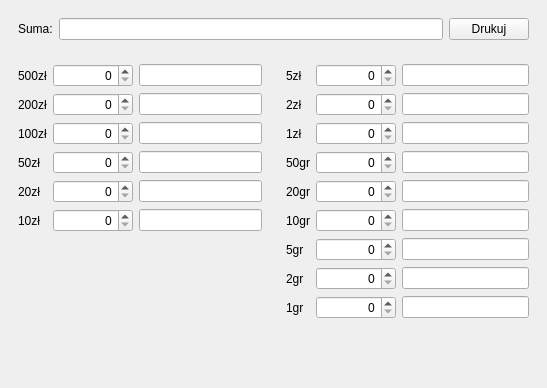
<?xml version="1.0" encoding="UTF-8"?>
<ui version="4.0">
 <class>MainWindow</class>
 <widget class="QMainWindow" name="MainWindow">
  <property name="geometry">
   <rect>
    <x>0</x>
    <y>0</y>
    <width>547</width>
    <height>388</height>
   </rect>
  </property>
  <property name="windowTitle">
   <string>MainWindow</string>
  </property>
  <widget class="QWidget" name="centralwidget">
   <layout class="QGridLayout" name="gridLayout">
    <item row="1" column="0">
     <widget class="QWidget" name="formWidget" native="true">
      <layout class="QGridLayout" name="gridLayout_2">
       <item row="2" column="1">
        <widget class="QSpinBox" name="spinBox_100zl">
         <property name="minimumSize">
          <size>
           <width>80</width>
           <height>0</height>
          </size>
         </property>
         <property name="alignment">
          <set>Qt::AlignRight|Qt::AlignTrailing|Qt::AlignVCenter</set>
         </property>
         <property name="maximum">
          <number>100000</number>
         </property>
        </widget>
       </item>
       <item row="5" column="0">
        <widget class="QLabel" name="label_8">
         <property name="text">
          <string>10zł</string>
         </property>
        </widget>
       </item>
       <item row="0" column="1">
        <widget class="QSpinBox" name="spinBox_500zl">
         <property name="minimumSize">
          <size>
           <width>80</width>
           <height>0</height>
          </size>
         </property>
         <property name="alignment">
          <set>Qt::AlignRight|Qt::AlignTrailing|Qt::AlignVCenter</set>
         </property>
         <property name="maximum">
          <number>100000</number>
         </property>
        </widget>
       </item>
       <item row="2" column="0">
        <widget class="QLabel" name="label_5">
         <property name="text">
          <string>100zł</string>
         </property>
        </widget>
       </item>
       <item row="4" column="1">
        <widget class="QSpinBox" name="spinBox_20zl">
         <property name="minimumSize">
          <size>
           <width>80</width>
           <height>0</height>
          </size>
         </property>
         <property name="alignment">
          <set>Qt::AlignRight|Qt::AlignTrailing|Qt::AlignVCenter</set>
         </property>
         <property name="maximum">
          <number>100000</number>
         </property>
        </widget>
       </item>
       <item row="5" column="1">
        <widget class="QSpinBox" name="spinBox_10zl">
         <property name="minimumSize">
          <size>
           <width>80</width>
           <height>0</height>
          </size>
         </property>
         <property name="alignment">
          <set>Qt::AlignRight|Qt::AlignTrailing|Qt::AlignVCenter</set>
         </property>
         <property name="maximum">
          <number>100000</number>
         </property>
        </widget>
       </item>
       <item row="4" column="0">
        <widget class="QLabel" name="label_6">
         <property name="text">
          <string>20zł</string>
         </property>
        </widget>
       </item>
       <item row="3" column="1">
        <widget class="QSpinBox" name="spinBox_50zl">
         <property name="minimumSize">
          <size>
           <width>80</width>
           <height>0</height>
          </size>
         </property>
         <property name="alignment">
          <set>Qt::AlignRight|Qt::AlignTrailing|Qt::AlignVCenter</set>
         </property>
         <property name="maximum">
          <number>100000</number>
         </property>
        </widget>
       </item>
       <item row="1" column="0">
        <widget class="QLabel" name="label_4">
         <property name="text">
          <string>200zł</string>
         </property>
        </widget>
       </item>
       <item row="6" column="0">
        <spacer name="verticalSpacer_2">
         <property name="orientation">
          <enum>Qt::Vertical</enum>
         </property>
         <property name="sizeHint" stdset="0">
          <size>
           <width>0</width>
           <height>0</height>
          </size>
         </property>
        </spacer>
       </item>
       <item row="0" column="0">
        <widget class="QLabel" name="label_2">
         <property name="text">
          <string>500zł</string>
         </property>
        </widget>
       </item>
       <item row="3" column="0">
        <widget class="QLabel" name="label_7">
         <property name="text">
          <string>50zł</string>
         </property>
        </widget>
       </item>
       <item row="1" column="1">
        <widget class="QSpinBox" name="spinBox_200zl">
         <property name="minimumSize">
          <size>
           <width>80</width>
           <height>0</height>
          </size>
         </property>
         <property name="alignment">
          <set>Qt::AlignRight|Qt::AlignTrailing|Qt::AlignVCenter</set>
         </property>
         <property name="maximum">
          <number>100000</number>
         </property>
        </widget>
       </item>
       <item row="0" column="2">
        <widget class="QLineEdit" name="suma_500zl">
         <property name="focusPolicy">
          <enum>Qt::NoFocus</enum>
         </property>
         <property name="text">
          <string/>
         </property>
         <property name="alignment">
          <set>Qt::AlignRight|Qt::AlignTrailing|Qt::AlignVCenter</set>
         </property>
         <property name="readOnly">
          <bool>true</bool>
         </property>
        </widget>
       </item>
       <item row="1" column="2">
        <widget class="QLineEdit" name="suma_200zl">
         <property name="focusPolicy">
          <enum>Qt::NoFocus</enum>
         </property>
         <property name="alignment">
          <set>Qt::AlignRight|Qt::AlignTrailing|Qt::AlignVCenter</set>
         </property>
         <property name="readOnly">
          <bool>true</bool>
         </property>
        </widget>
       </item>
       <item row="2" column="2">
        <widget class="QLineEdit" name="suma_100zl">
         <property name="focusPolicy">
          <enum>Qt::NoFocus</enum>
         </property>
         <property name="alignment">
          <set>Qt::AlignRight|Qt::AlignTrailing|Qt::AlignVCenter</set>
         </property>
         <property name="readOnly">
          <bool>true</bool>
         </property>
        </widget>
       </item>
       <item row="3" column="2">
        <widget class="QLineEdit" name="suma_50zl">
         <property name="focusPolicy">
          <enum>Qt::NoFocus</enum>
         </property>
         <property name="alignment">
          <set>Qt::AlignRight|Qt::AlignTrailing|Qt::AlignVCenter</set>
         </property>
         <property name="readOnly">
          <bool>true</bool>
         </property>
        </widget>
       </item>
       <item row="4" column="2">
        <widget class="QLineEdit" name="suma_20zl">
         <property name="focusPolicy">
          <enum>Qt::NoFocus</enum>
         </property>
         <property name="alignment">
          <set>Qt::AlignRight|Qt::AlignTrailing|Qt::AlignVCenter</set>
         </property>
         <property name="readOnly">
          <bool>true</bool>
         </property>
        </widget>
       </item>
       <item row="5" column="2">
        <widget class="QLineEdit" name="suma_10zl">
         <property name="focusPolicy">
          <enum>Qt::NoFocus</enum>
         </property>
         <property name="alignment">
          <set>Qt::AlignRight|Qt::AlignTrailing|Qt::AlignVCenter</set>
         </property>
         <property name="readOnly">
          <bool>true</bool>
         </property>
        </widget>
       </item>
      </layout>
     </widget>
    </item>
    <item row="0" column="0" colspan="2" alignment="Qt::AlignTop">
     <widget class="QWidget" name="widget" native="true">
      <property name="sizePolicy">
       <sizepolicy hsizetype="Preferred" vsizetype="Maximum">
        <horstretch>0</horstretch>
        <verstretch>0</verstretch>
       </sizepolicy>
      </property>
      <layout class="QHBoxLayout" name="horizontalLayout">
       <item>
        <widget class="QLabel" name="label">
         <property name="text">
          <string>Suma:</string>
         </property>
        </widget>
       </item>
       <item>
        <widget class="QLineEdit" name="suma">
         <property name="focusPolicy">
          <enum>Qt::NoFocus</enum>
         </property>
         <property name="readOnly">
          <bool>true</bool>
         </property>
        </widget>
       </item>
       <item>
        <widget class="QPushButton" name="drukuj">
         <property name="text">
          <string>Drukuj</string>
         </property>
        </widget>
       </item>
      </layout>
     </widget>
    </item>
    <item row="1" column="1">
     <widget class="QWidget" name="formWidget_2" native="true">
      <layout class="QGridLayout" name="gridLayout_3">
       <item row="5" column="1">
        <widget class="QSpinBox" name="spinBox_10gr">
         <property name="minimumSize">
          <size>
           <width>80</width>
           <height>0</height>
          </size>
         </property>
         <property name="alignment">
          <set>Qt::AlignRight|Qt::AlignTrailing|Qt::AlignVCenter</set>
         </property>
         <property name="maximum">
          <number>100000</number>
         </property>
        </widget>
       </item>
       <item row="5" column="0">
        <widget class="QLabel" name="label_13">
         <property name="text">
          <string>10gr</string>
         </property>
        </widget>
       </item>
       <item row="8" column="1">
        <widget class="QSpinBox" name="spinBox_1gr">
         <property name="minimumSize">
          <size>
           <width>80</width>
           <height>0</height>
          </size>
         </property>
         <property name="alignment">
          <set>Qt::AlignRight|Qt::AlignTrailing|Qt::AlignVCenter</set>
         </property>
         <property name="maximum">
          <number>100000</number>
         </property>
        </widget>
       </item>
       <item row="7" column="0">
        <widget class="QLabel" name="label_14">
         <property name="text">
          <string>2gr</string>
         </property>
        </widget>
       </item>
       <item row="3" column="0">
        <widget class="QLabel" name="label_12">
         <property name="text">
          <string>50gr</string>
         </property>
        </widget>
       </item>
       <item row="0" column="1">
        <widget class="QSpinBox" name="spinBox_5zl">
         <property name="minimumSize">
          <size>
           <width>80</width>
           <height>0</height>
          </size>
         </property>
         <property name="alignment">
          <set>Qt::AlignRight|Qt::AlignTrailing|Qt::AlignVCenter</set>
         </property>
         <property name="maximum">
          <number>100000</number>
         </property>
        </widget>
       </item>
       <item row="2" column="1">
        <widget class="QSpinBox" name="spinBox_1zl">
         <property name="minimumSize">
          <size>
           <width>80</width>
           <height>0</height>
          </size>
         </property>
         <property name="alignment">
          <set>Qt::AlignRight|Qt::AlignTrailing|Qt::AlignVCenter</set>
         </property>
         <property name="maximum">
          <number>100000</number>
         </property>
        </widget>
       </item>
       <item row="0" column="0">
        <widget class="QLabel" name="label_3">
         <property name="text">
          <string>5zł</string>
         </property>
        </widget>
       </item>
       <item row="2" column="0">
        <widget class="QLabel" name="label_10">
         <property name="text">
          <string>1zł</string>
         </property>
        </widget>
       </item>
       <item row="1" column="1">
        <widget class="QSpinBox" name="spinBox_2zl">
         <property name="minimumSize">
          <size>
           <width>80</width>
           <height>0</height>
          </size>
         </property>
         <property name="alignment">
          <set>Qt::AlignRight|Qt::AlignTrailing|Qt::AlignVCenter</set>
         </property>
         <property name="maximum">
          <number>100000</number>
         </property>
        </widget>
       </item>
       <item row="8" column="0">
        <widget class="QLabel" name="label_16">
         <property name="text">
          <string>1gr</string>
         </property>
        </widget>
       </item>
       <item row="1" column="0">
        <widget class="QLabel" name="label_9">
         <property name="text">
          <string>2zł</string>
         </property>
        </widget>
       </item>
       <item row="4" column="1">
        <widget class="QSpinBox" name="spinBox_20gr">
         <property name="minimumSize">
          <size>
           <width>80</width>
           <height>0</height>
          </size>
         </property>
         <property name="alignment">
          <set>Qt::AlignRight|Qt::AlignTrailing|Qt::AlignVCenter</set>
         </property>
         <property name="maximum">
          <number>100000</number>
         </property>
        </widget>
       </item>
       <item row="9" column="0">
        <spacer name="verticalSpacer_3">
         <property name="orientation">
          <enum>Qt::Vertical</enum>
         </property>
         <property name="sizeHint" stdset="0">
          <size>
           <width>0</width>
           <height>0</height>
          </size>
         </property>
        </spacer>
       </item>
       <item row="6" column="1">
        <widget class="QSpinBox" name="spinBox_5gr">
         <property name="minimumSize">
          <size>
           <width>80</width>
           <height>0</height>
          </size>
         </property>
         <property name="alignment">
          <set>Qt::AlignRight|Qt::AlignTrailing|Qt::AlignVCenter</set>
         </property>
         <property name="maximum">
          <number>100000</number>
         </property>
        </widget>
       </item>
       <item row="4" column="0">
        <widget class="QLabel" name="label_11">
         <property name="text">
          <string>20gr</string>
         </property>
        </widget>
       </item>
       <item row="7" column="1">
        <widget class="QSpinBox" name="spinBox_2gr">
         <property name="minimumSize">
          <size>
           <width>80</width>
           <height>0</height>
          </size>
         </property>
         <property name="alignment">
          <set>Qt::AlignRight|Qt::AlignTrailing|Qt::AlignVCenter</set>
         </property>
         <property name="maximum">
          <number>100000</number>
         </property>
        </widget>
       </item>
       <item row="6" column="0">
        <widget class="QLabel" name="label_15">
         <property name="text">
          <string>5gr</string>
         </property>
        </widget>
       </item>
       <item row="3" column="1">
        <widget class="QSpinBox" name="spinBox_50gr">
         <property name="minimumSize">
          <size>
           <width>80</width>
           <height>0</height>
          </size>
         </property>
         <property name="alignment">
          <set>Qt::AlignRight|Qt::AlignTrailing|Qt::AlignVCenter</set>
         </property>
         <property name="maximum">
          <number>100000</number>
         </property>
        </widget>
       </item>
       <item row="0" column="2">
        <widget class="QLineEdit" name="suma_5zl">
         <property name="focusPolicy">
          <enum>Qt::NoFocus</enum>
         </property>
         <property name="alignment">
          <set>Qt::AlignRight|Qt::AlignTrailing|Qt::AlignVCenter</set>
         </property>
         <property name="readOnly">
          <bool>true</bool>
         </property>
        </widget>
       </item>
       <item row="1" column="2">
        <widget class="QLineEdit" name="suma_2zl">
         <property name="focusPolicy">
          <enum>Qt::NoFocus</enum>
         </property>
         <property name="alignment">
          <set>Qt::AlignRight|Qt::AlignTrailing|Qt::AlignVCenter</set>
         </property>
         <property name="readOnly">
          <bool>true</bool>
         </property>
        </widget>
       </item>
       <item row="2" column="2">
        <widget class="QLineEdit" name="suma_1zl">
         <property name="focusPolicy">
          <enum>Qt::NoFocus</enum>
         </property>
         <property name="alignment">
          <set>Qt::AlignRight|Qt::AlignTrailing|Qt::AlignVCenter</set>
         </property>
         <property name="readOnly">
          <bool>true</bool>
         </property>
        </widget>
       </item>
       <item row="3" column="2">
        <widget class="QLineEdit" name="suma_50gr">
         <property name="focusPolicy">
          <enum>Qt::NoFocus</enum>
         </property>
         <property name="alignment">
          <set>Qt::AlignRight|Qt::AlignTrailing|Qt::AlignVCenter</set>
         </property>
         <property name="readOnly">
          <bool>true</bool>
         </property>
        </widget>
       </item>
       <item row="4" column="2">
        <widget class="QLineEdit" name="suma_20gr">
         <property name="focusPolicy">
          <enum>Qt::NoFocus</enum>
         </property>
         <property name="alignment">
          <set>Qt::AlignRight|Qt::AlignTrailing|Qt::AlignVCenter</set>
         </property>
         <property name="readOnly">
          <bool>true</bool>
         </property>
        </widget>
       </item>
       <item row="5" column="2">
        <widget class="QLineEdit" name="suma_10gr">
         <property name="focusPolicy">
          <enum>Qt::NoFocus</enum>
         </property>
         <property name="alignment">
          <set>Qt::AlignRight|Qt::AlignTrailing|Qt::AlignVCenter</set>
         </property>
         <property name="readOnly">
          <bool>true</bool>
         </property>
        </widget>
       </item>
       <item row="6" column="2">
        <widget class="QLineEdit" name="suma_5gr">
         <property name="focusPolicy">
          <enum>Qt::NoFocus</enum>
         </property>
         <property name="alignment">
          <set>Qt::AlignRight|Qt::AlignTrailing|Qt::AlignVCenter</set>
         </property>
         <property name="readOnly">
          <bool>true</bool>
         </property>
        </widget>
       </item>
       <item row="7" column="2">
        <widget class="QLineEdit" name="suma_2gr">
         <property name="focusPolicy">
          <enum>Qt::NoFocus</enum>
         </property>
         <property name="alignment">
          <set>Qt::AlignRight|Qt::AlignTrailing|Qt::AlignVCenter</set>
         </property>
         <property name="readOnly">
          <bool>true</bool>
         </property>
        </widget>
       </item>
       <item row="8" column="2">
        <widget class="QLineEdit" name="suma_1gr">
         <property name="focusPolicy">
          <enum>Qt::NoFocus</enum>
         </property>
         <property name="alignment">
          <set>Qt::AlignRight|Qt::AlignTrailing|Qt::AlignVCenter</set>
         </property>
         <property name="readOnly">
          <bool>true</bool>
         </property>
        </widget>
       </item>
      </layout>
     </widget>
    </item>
    <item row="2" column="0">
     <spacer name="verticalSpacer">
      <property name="orientation">
       <enum>Qt::Vertical</enum>
      </property>
      <property name="sizeHint" stdset="0">
       <size>
        <width>0</width>
        <height>0</height>
       </size>
      </property>
     </spacer>
    </item>
   </layout>
  </widget>
 </widget>
 <tabstops>
  <tabstop>spinBox_500zl</tabstop>
  <tabstop>spinBox_200zl</tabstop>
  <tabstop>spinBox_100zl</tabstop>
  <tabstop>spinBox_50zl</tabstop>
  <tabstop>spinBox_20zl</tabstop>
  <tabstop>spinBox_10zl</tabstop>
  <tabstop>spinBox_5zl</tabstop>
  <tabstop>spinBox_2zl</tabstop>
  <tabstop>spinBox_1zl</tabstop>
  <tabstop>spinBox_50gr</tabstop>
  <tabstop>spinBox_20gr</tabstop>
  <tabstop>spinBox_10gr</tabstop>
  <tabstop>spinBox_5gr</tabstop>
  <tabstop>spinBox_2gr</tabstop>
  <tabstop>spinBox_1gr</tabstop>
  <tabstop>drukuj</tabstop>
  <tabstop>suma_200zl</tabstop>
  <tabstop>suma_100zl</tabstop>
  <tabstop>suma_50zl</tabstop>
  <tabstop>suma_20zl</tabstop>
  <tabstop>suma_10zl</tabstop>
  <tabstop>suma_5zl</tabstop>
  <tabstop>suma_2zl</tabstop>
  <tabstop>suma_1zl</tabstop>
  <tabstop>suma_50gr</tabstop>
  <tabstop>suma_20gr</tabstop>
  <tabstop>suma_10gr</tabstop>
  <tabstop>suma_5gr</tabstop>
  <tabstop>suma_2gr</tabstop>
  <tabstop>suma_1gr</tabstop>
  <tabstop>suma</tabstop>
  <tabstop>suma_500zl</tabstop>
 </tabstops>
 <resources/>
 <connections/>
</ui>
